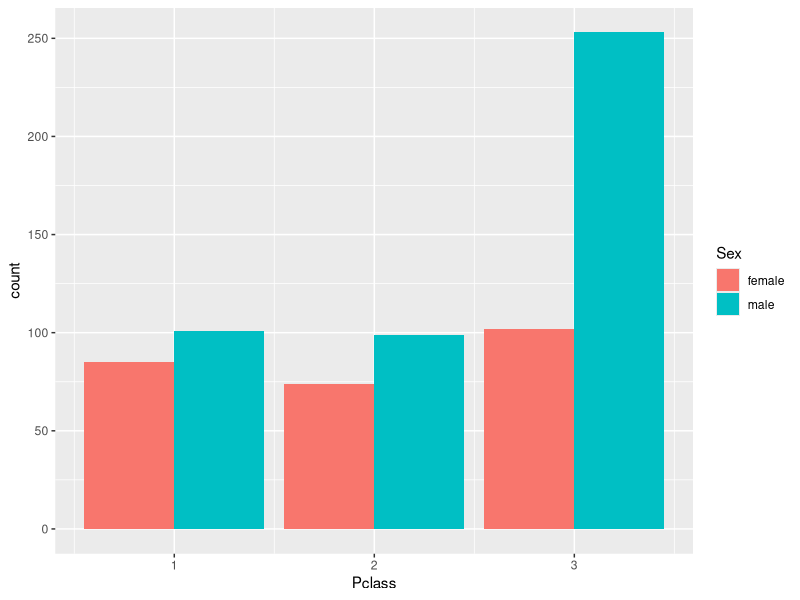
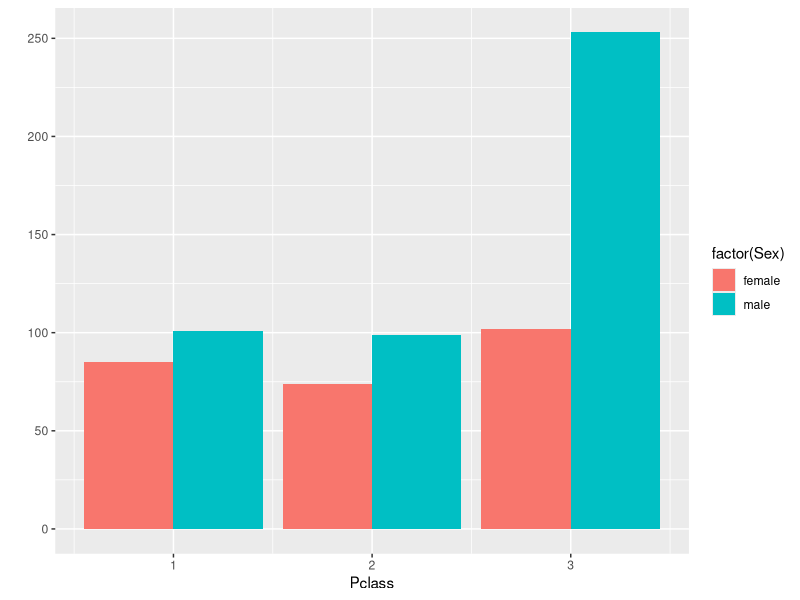
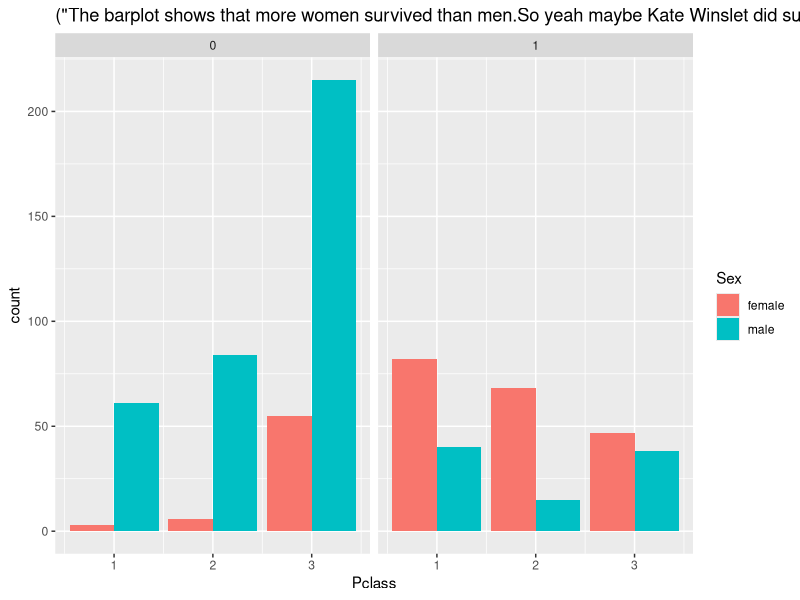
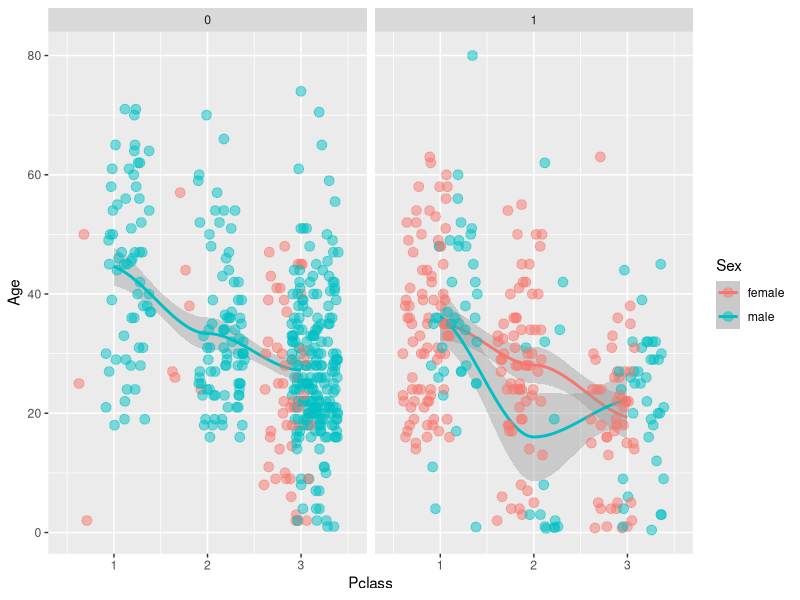

Write R code to recreate these figures, in order.
# titanic data was only available in datacamp so to get the entire data I used print(titanic) then copied 
#and pasted it on an excel file and split it then as this
install.packages("dplR")
install.packages("ggplot2")
library(dplyr)
library(ggplot2)

setwd("C:/Users/NP/Desktop/SPRINGBOARD/Titanic")

# this step was cool I imported my data into R and it had an amazing optino to seperate (Delimiter) by whitespace 
#this imported my data not just in one column but in seperate columns and now I can work with it
library(readr)
titanic <- read_table2("titanic.csv")
View(titanic)
# 1 - Check the structure of titanic
str(titanic)
summary(titanic)


# 2 - Use ggplot() for the first instruction
ggplot(titanic, aes(x = Pclass, fill = Sex)) +geom_bar(position="dodge" )


##personal mission can I replicate the above plot using qplot?? I think it worked
qplot(x=Pclass, fill=factor(Sex), data= titanic,  binwidth=0) +geom_bar(position="dodge")


#I added a title with the movie spoiler that relates to this chart, well we can also say Leo dies and more men died but Leo dies and every movie. LOL.
ggplot(titanic, aes(x = Pclass, fill = Sex,title=("The barplot shows that more women survived than men.So yeah maybe Kate Winslet did survive"))) + geom_bar(position="dodge" )+facet_grid(. ~ Survived)


#I used filter to see how many data points were women and were able to survive then did the same for male and survived data
female<-filter(titanic,Sex=="female" & Survived==1)
summary(female)
count(female) #197 were female who luckily survived the titanic crash

male<-filter(titanic,Sex=="male" & Survived==1)
summary(male)
count(male) # 93 were male who luckily survived the titanic crash


print("The titanic was a tragedy but as the movie shows Kate Winslet's character had a higher chance or survival compared to Leo. Because 197 number of women survived. While only 93 number of males survived.")



# 4 - Define an object for position jitterdodge, to use below
posn.jd <- position_jitterdodge(0.5, 0, 0.6)

# 5 - I added a trend line  through geom_smooth which shows that out of the survived there were more female who were older that survived in class 1 and as the classes incresed the average age of women survivers decreased
ggplot(titanic, aes(x = Pclass,y=Age, color = Sex))+geom_smooth() +
  geom_point(size=3,alpha=0.5,position=posn.jd )+facet_grid(. ~ Survived)

summary(titanic$Age) # shows the mean age was 29.70 while the smallest passenger was 0.42 yrs while the oldest was 80 years old. 
male<-filter(titanic,Sex=="male")
summary(male) # this proves that the oldest and youngest were both male passengers 
summary(filter(titanic,Sex=="male" & Survived==1)) ## this proves that the oldest and youngest were both male passengers and they both survived
